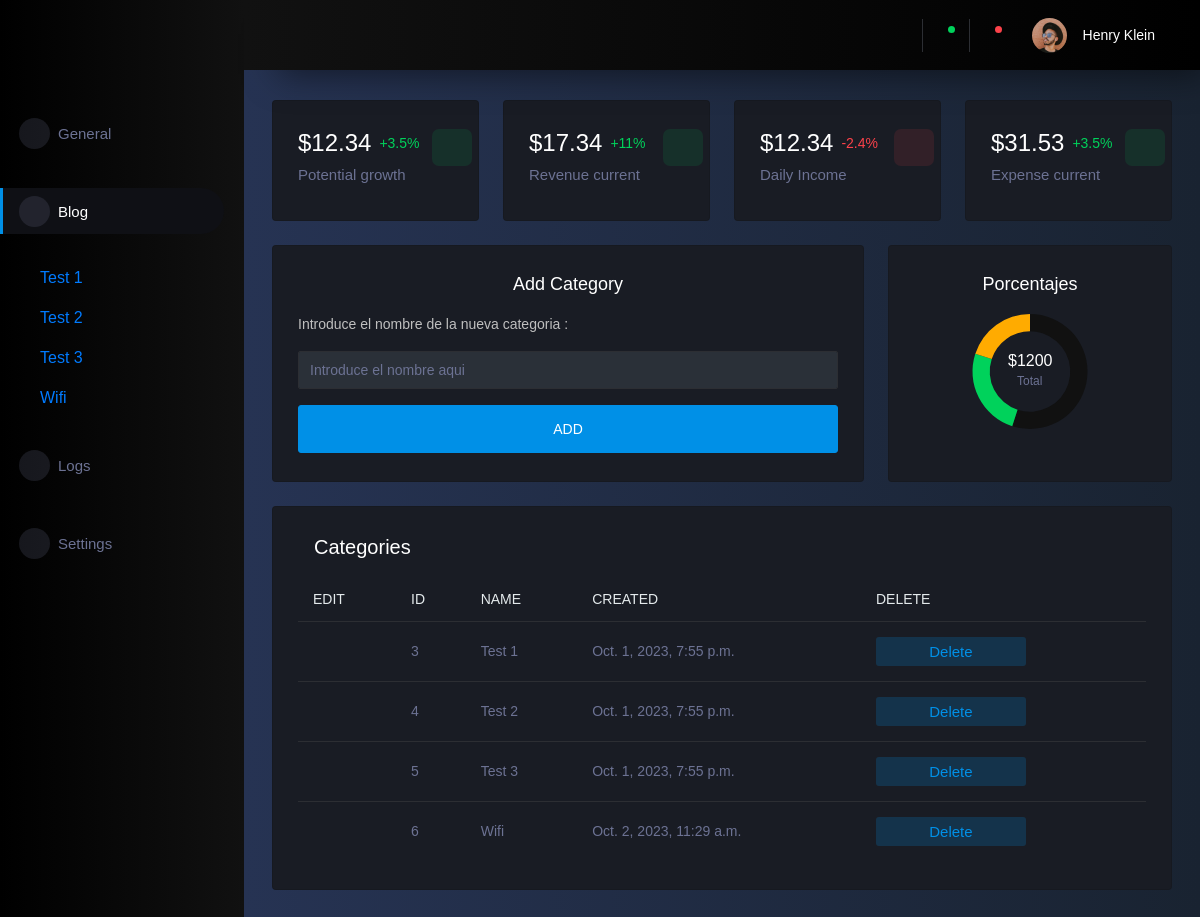
Before: /dashboard/blog/ (signed in) with the older database file.
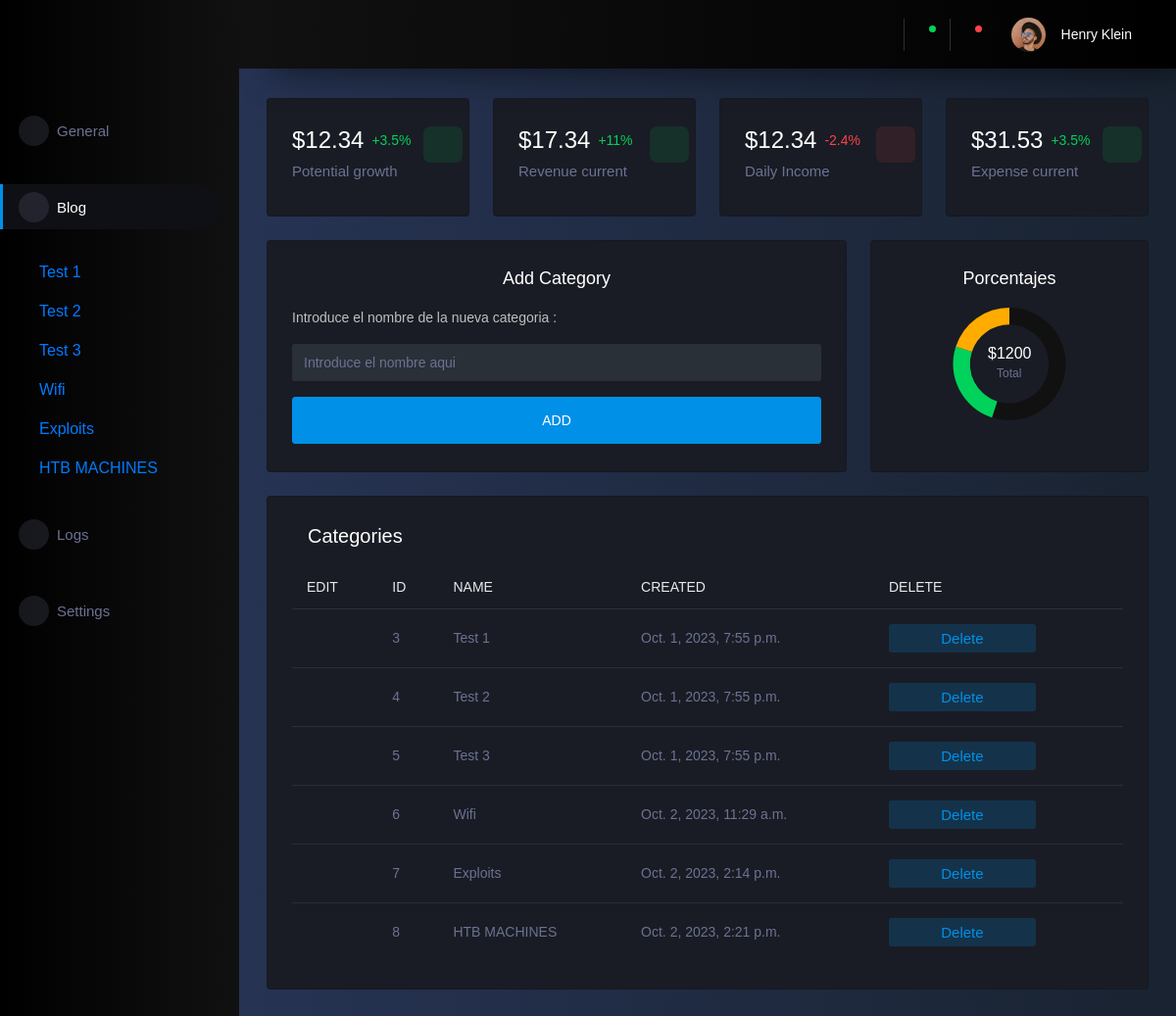
After: the same page with the newer database file.
### dashboard/blog/models.py (models this page shows, shortened)
class Categories(models.Model):
    name = models.CharField(max_length=100, unique=True)
    fecha_creacion = models.DateTimeField(auto_now_add=True)

### dashboard/blog/views.py (the view)
# urls.py: path('dashboard/blog/', views.blog, name='blog'),
@login_required(login_url='/accounts/login/')
def blog(request):
    categories = Categories.objects.all()
    return render(request, 'dashboard/blog/index.html', {'categories': categories})

### templates/dashboard/blog/index.html (shortened to what the changed rows need)
{% extends "dashboard/base.html" %}
{% block content %}
<div class="row">
    <div class="col-lg-12 grid-margin stretch-card">
        <div class="card">
            <div class="card-body">
                <div class="table-responsive">
                    <table class="table table-hover">
                        <thead>
                            <tr>
                                <th class="text-secondary">EDIT</th>
                                <th class="text-secondary">ID</th>
                                <th class="text-secondary">NAME</th>
                                <th class="text-secondary">CREATED</th>
                                <th class="text-secondary">DELETE</th>
                            </tr>
                        </thead>
                        <tbody>
                            {% for category in categories %}
                            <tr>
                                <td><i class="mdi mdi-border-color"></i></td>
                                <td>{{ category.id }}</td>
                                <td>{{ category.name }}</td>
                                <td>{{ category.fecha_creacion }}</td>
                                <td><button type="button" class="btn btn-inverse-primary btn-fw" data-toggle="modal"
                                        data-target="#deleteCategoryModal-{{ category.id }}"
                                        data-title="Delete category {{ category.name }}">Delete</button></td>
                            </tr>
                            {% endfor %}
                        </tbody>
                    </table>
                </div>
            </div>
        </div>
    </div>
{% for category in categories %}
</div>
{% endfor %}
{% endblock %}

### templates/dashboard/sidebar.html
{% load static %}
<nav class="sidebar sidebar-offcanvas sidebar-color" id="sidebar">
  <ul class="nav mt-4">
    <li class="nav-item py-3 {% if request.resolver_match.url_name == 'general' %}active{% endif %}">
      <a class="nav-link" href="{% url 'dashboard'  %}">
        <span class="menu-icon">
          <i class="mdi mdi-speedometer"></i>
        </span>
        <span class="menu-title">General</span>
      </a>
    </li>
    <li class="nav-item py-3 {% if request.resolver_match.url_name == 'blog' %}dropdown show active{% else %}dropdown{% endif %}">
      <a class="nav-link" href="{% url 'blog'  %}" id="categoriesDropdown" role="button" data-bs-toggle="dropdown" aria-haspopup="true" aria-expanded="false">
        <span class="menu-icon">
          <i class="mdi mdi-speedometer"></i>
        </span>
        <span class="menu-title">Blog</span>
      </a>
    </li>
    {% if request.resolver_match.url_name == 'blog' or request.resolver_match.url_name == 'blog-category' or request.resolver_match.url_name == 'post' %}
    <div class="my-2 show">
      {% for category in categories %}
      <a class="nav-link ml-4" href="{% url 'blog-category' category_id=category.id %}">{{ category.name }}</a>
      {% endfor %}
    </div>
    {% endif %}
    <li class="nav-item py-3">
      <a class="nav-link" href="#">
        <span class="menu-icon">
          <i class="mdi mdi-speedometer"></i>
        </span>
        <span class="menu-title">Logs</span>
      </a>
    </li>
    <li class="nav-item py-3 {% if request.resolver_match.url_name == 'settings' %}active{% endif %}">
      <a class="nav-link" href="#">
        <span class="menu-icon">
          <i class="mdi mdi-speedometer"></i>
        </span>
        <span class="menu-title">Settings</span>
      </a>
    </li>
  </ul>
</nav>

Changed rows visible on the page:
added Categories: name "Exploits", id "7", fecha_creacion "Oct. 2, 2023, 2:14 p.m."
added Categories: name "HTB MACHINES", id "8", fecha_creacion "Oct. 2, 2023, 2:21 p.m."
